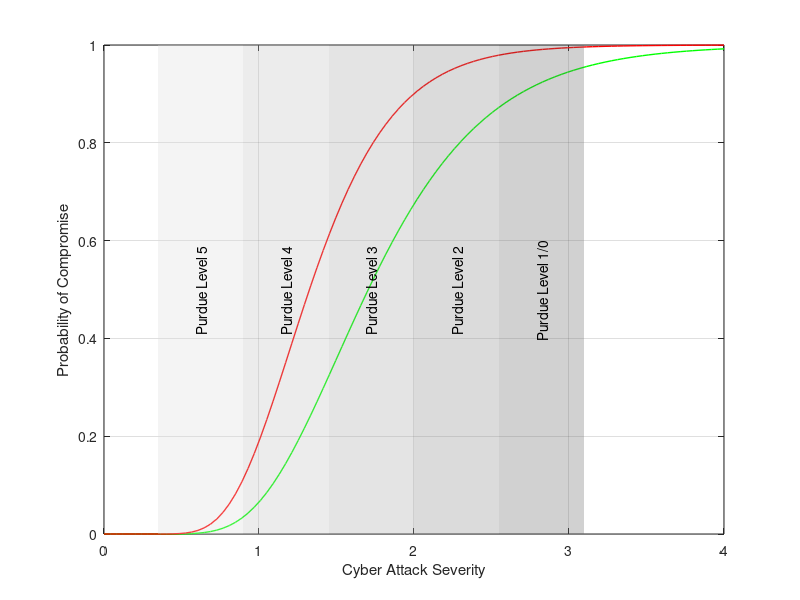

Source code (MATLAB): (Note: this script raises an error after producing the figure.)
% Adam Lewis 3rd Year Individual Project

% MATLAB script to generate fragility curves using
% Log Normal Cumulative Distribution Function from mean
% and standard deviation obtained from discrete model

% This script is used to generate 2 curves:
%   Company B: High Resilience Modelled Company from simulated model inputs
%   Company C: Low Resilience Modelled Company from simulated model inputs
% and overlays them with shaded bands depicting the relative risk
% of the 5 layers of the Purdue Model of a substation:

m_norm_B = 1.8146;    % High resilience Modelled Company Normalised & scaled mean
s_norm_B = 0.6609;    % High resilience Modelled Company Normalised std deviation
m_norm_C = 1.3954;    % Low Resilience Modelled Company Normalised & scaled mean
s_norm_C = 0.4591;    % Low Resilience Modelled Company Normalised std deviation

% Convert mean and std to beta/theta for companies B and C
beta_B = sqrt(log(1 + (s_norm_B/m_norm_B)^2));
theta_B = m_norm_B * exp(-0.5 * beta_B^2);
beta_C = sqrt(log(1 + (s_norm_C/m_norm_C)^2));
theta_C = m_norm_C * exp(-0.5 * beta_C^2);

% Define Intensity Measure X
x = linspace(0, 4, 100); 

% Use normcdf to generate fragility curves
P_CompanyB = normcdf((log(x / theta_B)) / beta_B);
P_CompanyC = normcdf((log(x / theta_C)) / beta_C);

% Plot fragility curves
figure;
hHR = plot(x, P_CompanyB, 'g-', 'LineWidth', 1); hold on;
hLR = plot(x, P_CompanyC, 'r-', 'LineWidth', 1);
xlabel('Cyber Attack Severity');
ylabel('Probability of Compromise');
set(gcf, 'Color', 'white');
grid on;

% Get the current y-axis limits
yl = ylim;
% Get vertical midpint for text labels within bands
yMid = mean(yl); 

% Define colors for each band
colorP5 = [0.85 0.85 0.85]; 
colorP4 = [0.75 0.75 0.75]; 
colorP3 = [0.64 0.64 0.64]; 
colorP2 = [0.52 0.52 0.52]; 
colorP1 = [0.40 0.40 0.40];

% Purdue Level 5 Band P5:
x_startP5 = 0.35;
x_endP5   = x_startP5 + 0.55;
hP5 = patch([x_startP5 x_endP5 x_endP5 x_startP5], [yl(1) yl(1) yl(2) yl(2)], ...
    colorP5, 'FaceAlpha', 0.3, 'EdgeColor', 'none', 'DisplayName', 'Purdue Level 5');
x_midP5 = (x_startP5 + x_endP5)/2;  % Midpoint in x
text(x_midP5, yMid, 'Purdue Level 5', ...
    'Rotation', 90, 'HorizontalAlignment','center','VerticalAlignment','middle');

% Purdue Level 4 Band P4:
x_startP4 = x_endP5;
x_endP4   = x_startP4 + 0.55;
hP4 = patch([x_startP4 x_endP4 x_endP4 x_startP4], [yl(1) yl(1) yl(2) yl(2)], ...
    colorP4, 'FaceAlpha', 0.3, 'EdgeColor', 'none', 'DisplayName', 'Purdue Level 4');
x_midP4 = (x_startP4 + x_endP4)/2;
text(x_midP4, yMid, 'Purdue Level 4', ...
    'Rotation', 90, 'HorizontalAlignment','center','VerticalAlignment','middle');

% Purdue Level 3 Band P3:
x_startP3 = x_endP4;
x_endP3   = x_startP3 + 0.55;
hP3 = patch([x_startP3 x_endP3 x_endP3 x_startP3], [yl(1) yl(1) yl(2) yl(2)], ...
    colorP3, 'FaceAlpha', 0.3, 'EdgeColor', 'none', 'DisplayName', 'Purdue Level 3');
x_midP3 = (x_startP3 + x_endP3)/2;
text(x_midP3, yMid, 'Purdue Level 3', ...
    'Rotation', 90, 'HorizontalAlignment','center','VerticalAlignment','middle');

% Purdue Level 2 Band P2:
x_startP2 = x_endP3;
x_endP2   = x_startP2 + 0.55;
hP2 = patch([x_startP2 x_endP2 x_endP2 x_startP2], [yl(1) yl(1) yl(2) yl(2)], ...
    colorP2, 'FaceAlpha', 0.3, 'EdgeColor', 'none', 'DisplayName', 'Purdue Level 2');
x_midP2 = (x_startP2 + x_endP2)/2;
text(x_midP2, yMid, 'Purdue Level 2', ...
    'Rotation', 90, 'HorizontalAlignment','center','VerticalAlignment','middle');

% Purdue Level 1 Band P1:
x_startP1 = x_endP2;
x_endP1   = x_startP1 + 0.55;
hP1 = patch([x_startP1 x_endP1 x_endP1 x_startP1], [yl(1) yl(1) yl(2) yl(2)], ...
    colorP1, 'FaceAlpha', 0.3, 'EdgeColor', 'none', 'DisplayName', 'Purdue Level 1/0');
x_midP1 = (x_startP1 + x_endP1)/2;
text(x_midP1, yMid, 'Purdue Level 1/0', ...
    'Rotation', 90, 'HorizontalAlignment','center','VerticalAlignment','middle');

% Draw dashed vertical lines at the band boundaries
boundaries = [x_startP5, x_endP5, x_endP4, x_endP3, x_endP2, x_endP1];
for j = 1:length(boundaries)
    xline(boundaries(j), 'k--', 'LineWidth', 1.2);
end

% Add leged for curves and the 5 purdue bands
legendHandles = [hHR, hLR, hP5, hP4, hP3, hP2, hP1];
legendLabels  = {
    'High Resilience Company', ...
    'Low Resilience Company', ...
    'Purdue Level 5', 'Purdue Level 4', 'Purdue Level 3', ...
    'Purdue Level 2', 'Purdue Level 1/0'
};
legend(legendHandles, legendLabels, 'Location','southeast');

hold off;

% Uncomment to save plot to local drive
% exportgraphics(gcf, 'plotWithPurdueBands.png', 'Resolution', 300);
